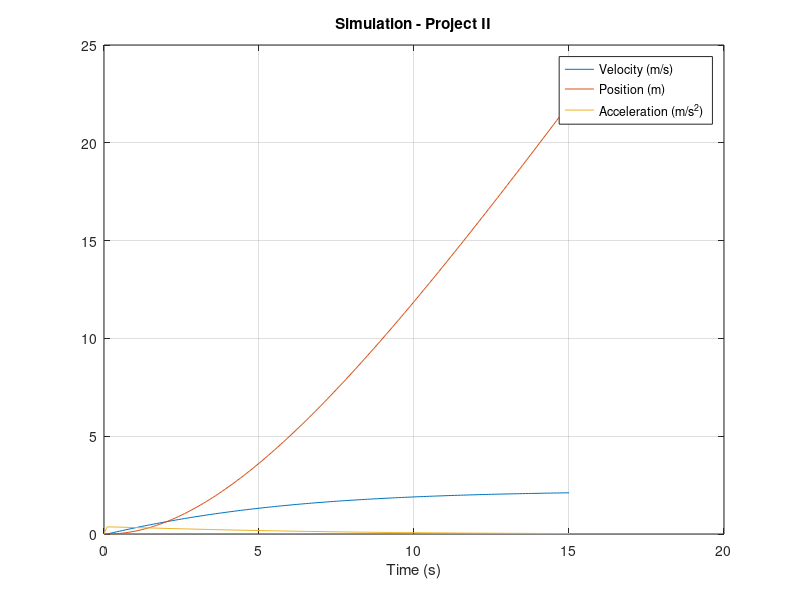

This chart was generated by the following MATLAB code:
% MECH 223 Hovercraft- Simulation II
% Team 14 - BEST TEAM BABY

% This script uses a for-loop to obtain position, velocity, and
% acceleration for the hovercraft as well as the lift and plenum 
%One lap is 17.34 m
%Turn radius is 1.2 m
%end to end -> 7.3 m 

%% Defining Constants

rho = 1.225; %still Air
Cl = 0.3; 
std_Cl = 0.1*Cl;
C_fd = 0.15; %Friction drag
C_pd = 1.48;%Cd from FLow Analysis (Pressure)
Cd = C_fd+C_pd;
std_Cd = 0.1*Cd;
c = 10/1000;
std_c = 0.0015/2;
g = 9.81;
delta_t = 0.1;
final_t = 15;
% Diameter of the propeller in inches
D = 6.5;
R = (D*0.0254)/2;
%Pitch is the forward distance that a propeller would theoretically travel 
% in a single rotation if there were no slip present – imagine a screw being
% driven into a piece of wood (inches)
pitch = 2;

%Frontal Area
L = 0.35;
W = 0.25;
H = 0.04;
Area = pi/4*((D*0.0254/2)^2) + (W*H);

%Number of blades for the propeller
N = 2;

%% Mass Parameters

%Number of Batteries
NUMbat = 12;
m_batteries = NUMbat*0.02;
m_electronics = 0.15;
m_materials = 0.31;
m = m_batteries + m_electronics+m_materials;

%% lift and Plenum Calculations
% Other useful constants
K = 0.6;
hp = 0.0001;
% Underneath Area 
% Dimensions in inches
L_p = 12;
W_p = 6.25;
Hyp_p = 4.25;
H_p = sqrt(Hyp_p^2-(W_p/2)^2);
L_pm = L_p*0.0254;
W_pm = W_p*0.0254;
H_pm = H_p*0.0254;
Area_Plenum = L_pm*W_pm + H_pm*W_pm*0.5;

% Blower Rating
Qfmax = 0.453069552/60;
Pfmax = 1*g/Area_Plenum; %Estimated value for the maximum pressure, 
% We stacked a few wooden blocks to check lift against Pressure. 

FUN1 = @(Qf) Pfmax*(1-Qf/Qfmax)-(Qf/(K*L*hp))^2*rho/2;
Qf_op = fzero(FUN1, 0.0001);
Pressure_needed = (m*g)/Area_Plenum;
% Qf = Qfmax*(1 - Pf/Pfmax);
h_surface = Qf_op/(K*L*sqrt(2*Pressure_needed/rho));

%% Determining Ideal RPM
% Motor_curve eqn
% 11.4/1000-((11.4/1000)/5190).*RPM
% Torque = (1/8)*rho.*Rad_s.^2.*Cd*c*R^4;
% Torque = (1/8)*rho*(RPM*2*pi/60)^2*Cd*c*R^4;
% Thrust = (1/6)*rho*Rad_s^2*Cl*c*R^3;
% Pressure_drag = (1/2)*Vel^2*rho*Area*C_pd;
% Motor_curve = 11.4/1000-((11.4/1000)/5190)*RPM;

% plot(RPM, Torque)
% hold on
% plot(RPM, Motor_curve)

% d(Torque)/d(C_fd) = (1/8)*rho*(RPM*2*pi/60)^2*c*R^4;
% d(Torque)/d(c) = (1/8)*rho*(RPM*2*pi/60)^2*C_fd*R^4;

FUN = @(RPM) (N*(1/8)*rho*(RPM*2*pi/60)^2*C_fd*c*R^4)-(11.4/1000-((11.4/1000)/5190)*RPM);
RPM_op = fzero(FUN, 3000);
%RPM of the Propeller
RPM = RPM_op;

%% Iteration for Velocity, Acceleration and Distance

% Defining arrays
t = 0:delta_t:final_t;
a = zeros(size(t));
v = zeros(size(t));
x = zeros(size(t));

% Thrust = 1.225*pi*((0.0254*D)^2/4)*(((RPM*0.0254*pitch/60)^2)-(RPM*0.0254*pitch ...
%     /60).*VelData)*(D/(pitch*3.29546))^1.5;
% Drag = 0.5*Cd*rho*VelData.^2*A;

% Use a for loop to find corresponding values for each quantity with respect
% to time
for t_int = 1:length(t)-1
   
   % Determines velocity
   v(t_int+1) = v(t_int) + a(t_int)*delta_t;
   % Determines displacement
   x(t_int+1) = x(t_int) +v(t_int)*delta_t+0.5*a(t_int)*delta_t^2;
   % Determines acceleration
   a(t_int+1) = ((1.225*pi*((0.0254*D)^2/4)*(((RPM*0.0254*pitch/60)^2)-(RPM*0.0254*pitch ...
    /60)*v(t_int))*(D/(pitch*3.29546))^1.5)-(0.5*(Cd)*rho*v(t_int)^2*Area))/m;

end

% Plot relevant graphs
plot(t, v);
hold on
plot(t, x);
plot(t, a);
xlabel('Time (s)');
title('Simulation - Project II');
legend('Velocity (m/s)','Position (m)','Acceleration (m/s^2)');
grid on  

% Check the final values
disp(v(end));
disp(x(end));
disp(a(end));

%% Uncertainty in Thrust and Drag
Thrust = N*(1/6)*rho*(RPM*2*pi/60)^2*Cl*c*R^3;
Drag = N*(1/6)*rho*(RPM*2*pi/60)^2*Cd*c*R^3;

% At 95% confidence interval
std_Thrust = (1/6)*(rho)*(RPM*2*pi/60)^2*R^3*sqrt(c^2*(std_c)^2+Cl^2*(std_Cl)^2);
std_Drag = (1/6)*(rho)*(RPM*2*pi/60)^2*R^3*sqrt(c^2*(std_c)^2+Cl^2*(std_Cd)^2);
std_acc = a(end)*sqrt((std_Thrust/Thrust)^2+(std_Drag/Drag)^2);
std_Vel = v(end)*sqrt((std_acc/a(end))^2);
std_dis = x(end)*sqrt((std_acc/a(end))^2+(std_Vel/v(end))^2);

disp(['Thrust(N) = ' num2str(Thrust) ' +/- ' num2str(std_Thrust)])
disp(['Drag(N) = ' num2str(Drag) ' +/- ' num2str(std_Drag)])
disp(['Terminal Vel(m/s) = ' num2str(v(end)) ' +/- ' num2str(std_Vel)])
disp(['Distance (m) after ' num2str(final_t) 's = ' num2str(x(end)) ' +/- ' num2str(std_dis)])
disp(['Acceleration (m/s^2) after ' num2str(final_t) 's = ' num2str(a(end)) ' +/- ' num2str(std_acc)])